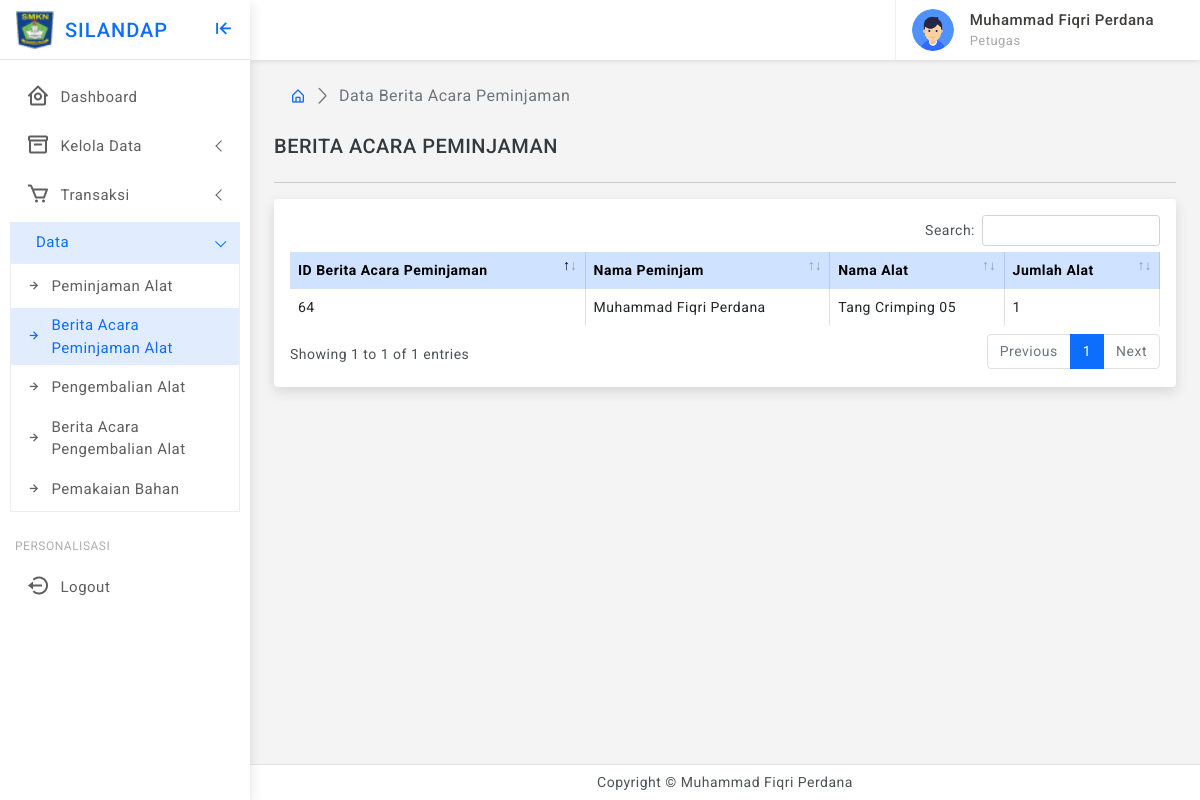
Screenshot of /sadmin/berita-acara-pj-alat.php (signed in) with the database file from the repository.
### tables this page shows
CREATE TABLE `tbl_peminjaman` (
  `id_peminjaman` int(11) NOT NULL,
  `id_user` varchar(10) NOT NULL,
  `id_barang` varchar(10) NOT NULL,
  `jumlah` varchar(10) NOT NULL,
  `tgl_pinjam` date NOT NULL,
  `waktu_pinjam` varchar(100) NOT NULL,
  `status_verifikasi` varchar(100) NOT NULL,
  `kepemilikan` varchar(100) NOT NULL,
  `kondisi` varchar(255) NOT NULL
);

CREATE TABLE `tb_berita_acara_peminjaman` (
  `id_berita_acara_peminjaman` int(11) NOT NULL,
  `id_peminjaman` varchar(10) NOT NULL
);

CREATE TABLE `tbl_user` (
  `id_user` int(11) NOT NULL,
  `nm_user` varchar(200) NOT NULL,
  `username` varchar(20) NOT NULL,
  `password` varchar(100) NOT NULL,
  `level` int(11) NOT NULL,
  `jurusan` varchar(100) NOT NULL
);

CREATE TABLE `tbl_barang` (
  `id_barang` int(11) NOT NULL,
  `kode_barang` varchar(50) NOT NULL,
  `nama_barang` varchar(100) NOT NULL,
  `kategori` varchar(25) NOT NULL,
  `kondisi` varchar(25) NOT NULL,
  `stok` int(11) NOT NULL,
  `foto` varchar(255) NOT NULL,
  `kepemilikan` varchar(100) NOT NULL
);

### sadmin/berita-acara-pj-alat.php (the view, shortened to what this page needs)
<?php
include "../koneksi.php";
$query_alat = "SELECT * FROM tbl_peminjaman P
INNER JOIN tb_berita_acara_peminjaman BP ON P.id_peminjaman = BP.id_peminjaman
INNER JOIN tbl_barang B ON P.id_barang = B.id_barang
INNER JOIN tbl_user U ON P.id_user = U.id_user";
$result_alat = mysqli_query($conn, $query_alat);
?>
<!doctype html>
<html lang="en" class="">
<head>
    <link href="../assets/plugins/simplebar/css/simplebar.css" rel="stylesheet" />
    <link href="../assets/plugins/perfect-scrollbar/css/perfect-scrollbar.css" rel="stylesheet" />
    <link href="../assets/plugins/metismenu/css/metisMenu.min.css" rel="stylesheet" />
    <link href="../assets/plugins/datatable/css/dataTables.bootstrap5.min.css" rel="stylesheet" />
    <link href="../assets/css/pace.min.css" rel="stylesheet" />
    <link href="../assets/css/bootstrap.min.css" rel="stylesheet">
    <link href="../assets/css/app.css" rel="stylesheet">
    <link href="../assets/css/icons.css" rel="stylesheet">
    <link rel="stylesheet" href="../assets/css/dark-theme.css" />
    <link rel="stylesheet" href="../assets/css/semi-dark.css" />
    <link rel="stylesheet" href="../assets/css/header-colors.css" />
</head>
<body>
    <div class="wrapper">
        <?php include "theme-sidebar.php" ?>
        <?php include "theme-header.php" ?>
        <div class="page-wrapper">
            <div class="page-content">
                <div class="page-breadcrumb d-none d-sm-flex align-items-center mb-3">
                    <div class="ps-3">
                        <nav aria-label="breadcrumb">
                            <ol class="breadcrumb mb-0 p-0">
                                <li class="breadcrumb-item"><a href="index.php"><i class="bx bx-home-alt"></i></a></li>
                                <li class="breadcrumb-item active" aria-current="page">Data Berita Acara Peminjaman</li>
                            </ol>
                        </nav>
                    </div>
                </div>
                <h5 class="my-4 text-uppercase">Berita Acara Peminjaman</h5>
                <hr />
                <div class="card">
                    <div class="card-body">
                        <div class="table-responsive">
                            <table id="example2" class="table table-hover table-bordered">
                                <thead class="table-primary">
                                    <tr>
                                        <th>ID Berita Acara Peminjaman</th>
                                        <th>Nama Peminjam</th>
                                        <th>Nama Alat</th>
                                        <th>Jumlah Alat</th>
                                    </tr>
                                </thead>
                                <tbody>
                                    <?php while ($row_alat = mysqli_fetch_assoc($result_alat)) { ?>
                                        <tr>
                                            <td><?php echo $row_alat["id_berita_acara_peminjaman"] ?></td>
                                            <td><?php echo $row_alat["nm_user"] ?></td>
                                            <td><?php echo $row_alat["nama_barang"] ?></td>
                                            <td><?php echo $row_alat["jumlah"] ?></td>
                                        </tr>
                                    <?php } ?>
                                </tbody>
                            </table>
                        </div>
                    </div>
                </div>
            </div>
        </div>
        <?php include "theme-footer.php" ?>
    </div>
</body>
</html>

### assets/css/app.css (style rules this page uses)
body { font-size: 14px; color: #4c5258; letter-spacing: 0.5px; background-color: #f4f4f4; font-family: 'Roboto', sans-serif; }
a { text-decoration: none; }
.wrapper { width: 100%; position: relative; }
.page-wrapper { height: 100%; margin-top: 60px; margin-bottom: 30px; margin-left: 250px; }
.page-content { padding: 1.5rem; }
.page-breadcrumb .breadcrumb li.breadcrumb-item { font-size: 16px; }
.page-breadcrumb .breadcrumb-item+.breadcrumb-item::before { display: inline-block; padding-right: .5rem; color: #6c757d; font-family: 'LineIcons'; content: "\ea5c"; }

### rows the page displays
tbl_peminjaman: tb_berita_acara_peminjaman.id_berita_acara_peminjaman "64", id_user.nm_user "Muhammad Fiqri Perdana", id_barang.nama_barang "Tang Crimping 05", jumlah "1"

### other values shown
$_SESSION["nm_user"] "Muhammad Fiqri Perdana"
